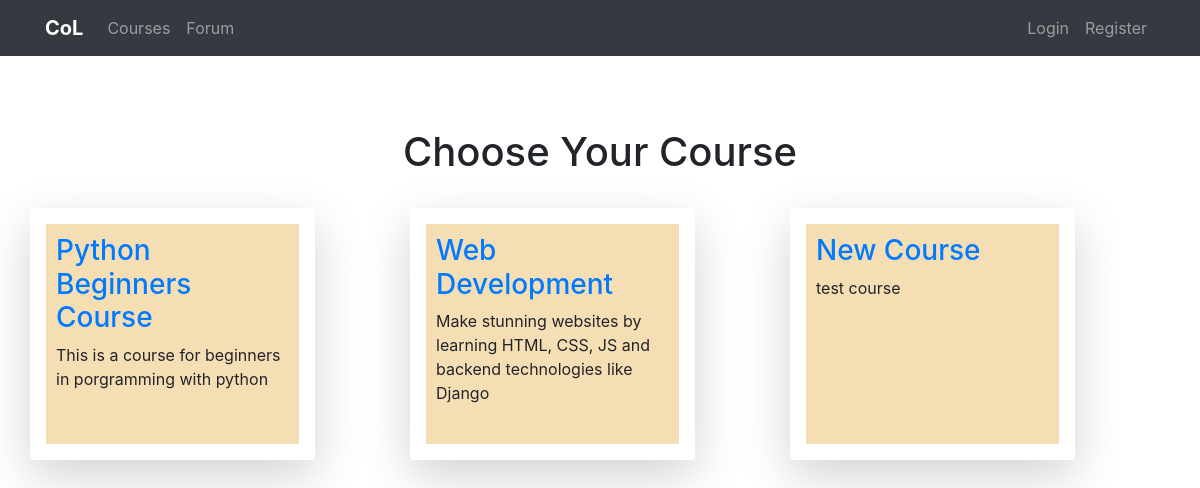
Page /courses/ on the committed database.
### courses/models.py (models this page shows, shortened)
class Course(models.Model):
    course_name = models.CharField(max_length=80, unique=True)
    course_discription = models.CharField(max_length=800)
    course_url = models.CharField(max_length=30)

### courses/views.py (the view)
# urls.py: path('', views.index, name='courses'),
def index(req):
    allcourses = Course.objects.all()
    usercourses = []
    if req.user.is_authenticated:
        usercourses = [i.course for i in UserCourses.objects.filter(user=req.user)]
    return render(req, 'courses.html',{
        'allcourses':allcourses,
        'usercourses':usercourses,
    })

### courses/templates/courses.html (shortened to what this page needs)
{% extends 'base.html' %}
{% block content %}
<br><br>
<div class="container">
    <h1 style="text-align: center;">Choose Your Course</h1><br>
    <div class="row">
            {% for course in allcourses %}
        <div class="col-md-3 shadow-lg p-3 mb-5 bg-white rounded">
            <div style="background-color: wheat; padding: 10px 10px;">
                <div class="" style="min-height: 200px; max-height: 200px;">
                    <h3><a href="{% url course.course_url %}">{{course.course_name}}</a></h3>
                    <p>{{course.course_discription}}</p>
                </div>
            </div>
        </div>
        <div class="col col-sm-1"></div>
        {% endfor %}
    </div>
</div>
{% endblock %}

### rows in the picture
Course: course_name "Python Beginners Course", course_discription "This is a course for beginners in porgramming with python"
Course: course_name "Web Development", course_discription "Make stunning websites by learning HTML, CSS, JS and backend technologies like Django"
Course: course_name "New Course", course_discription "test course"
